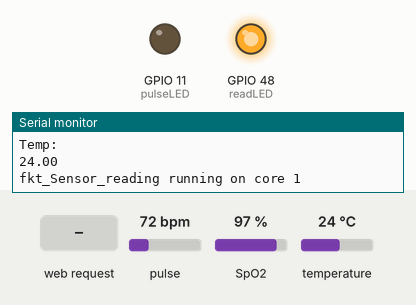
A sketch run on a simulated ESP32-S3. On the bench: output pins drawn as LEDs (lit = HIGH), the last lines printed to the serial monitor. The test bench sets the inputs (shaded band); at power-on: pulse 72 bpm, SpO2 97 %, temperature 24 °C. WiFi joins after 1.5 s; servers stay silent unless stated; EEPROM starts erased; no MQTT or app messages arrive unless stated. At 16.0 s the program restarts the board; the recording ends there.

Above: at 2.0 s.
At 3.7 s:
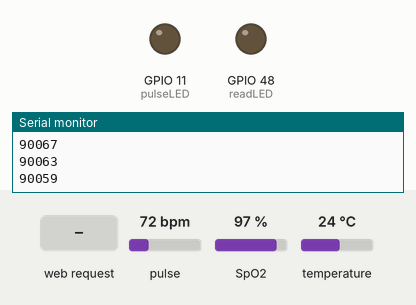
3.8 s: HTTP request GET /update received
At 4.71 s:
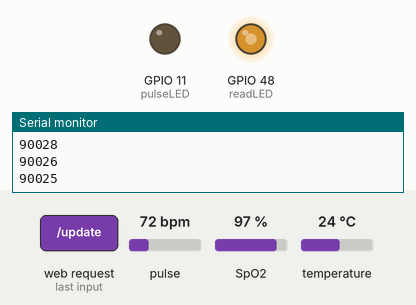
6.8 s: pulse set to 42 bpm
9.8 s: HTTP request GET /update?SID=1&wifipwd=1&MQTTSERVER=1 received
12.8 s: SpO2 set to 80 %
15.8 s: HTTP request GET /savewifi received
Timing chart, 0 to 16.0 s (numbered marks = the images above; inputs shaded):
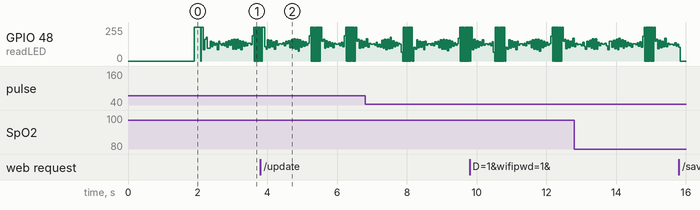

The sketch:

SPO2.ino
```cpp
/*

PulseOxy
--------
by jvoiges

-
- added MQTT Support. Send Heartrate, SPO2, Temperature
- use with ESP32
- Arduino IDE 1.8

- Enhanced App based upon the Heartrate examples from Sparkfun
- https://github.com/sparkfun/MAX30105_Breakout
- uses MAX30105 Library


  Hardware Connections (Breakoutboard to Arduino):
  -5V = 5V (3.3V is allowed)
  -GND = GND
  -SDA = A4 (or SDA)
  -SCL = A5 (or SCL)
  -INT = Not connected

*/

// SPO2 Sensor
#include <Wire.h>
#include "MAX30105.h"
#include "spo2_algorithm.h"
#include "heartRate.h"

// OTA
#include <WiFi.h>
#include <WiFiClient.h>
#include <WiFiAP.h>
#include <WebServer.h>
#include <ESPmDNS.h>
#include <Update.h>
#include "ServerPages.h"

// Storing connection Data
#include <EEPROM.h>
#define EEPROM_SIZE 512

// MQTT
#include <PubSubClient.h>


//Create semphore und Task
SemaphoreHandle_t sem = NULL;
TaskHandle_t Sensor_reading;
TaskHandle_t Communication;
void fkt_Communication( void * pvParameters );
void fkt_Sensor_reading( void * pvParameters );

int glob_BPM = 0;
int glob_beatAvg = 0;
int glob_spo2 = 0;
float glob_temp = 0.0;
uint32_t glob_ir = 0;
uint32_t glob_red = 0;
int glob_changedHeartBeat = 0;
int glob_changedIR = 0;


//////////////////////////////////////////////////////////
// Add your MQTT Broker IP address -- and Wifi connection
char mqtt_server[128] = "";  // ="IP_ADR";
char *apSID = "PulseOxy";
char ssid[128] = ""; // "YourSID";
char password[128] = ""; //  "YouPW";
const byte energySaving = 0;
//////////////////////////////////////////////////////////

static bool hasIoTHub = false;
const char* host = "esp32";

WiFiClient espClient;
PubSubClient client(espClient);

long lastMsg = 0;
char msg[50];
int value = 0;

 int iCount = 0;

// OTA
WebServer server(80);
int isWifiConnected = 0;

MAX30105 particleSensor;

// HeartBeat nach Zeitabstand
const byte RATE_SIZE = 4; //Increase this for more averaging. 4 is good.
byte rates[RATE_SIZE]; //Array of heart rates
byte rateSpot = 0;
long lastBeat = 0; //Time at which the last beat occurred
int  beatAvg = 0;
long lastbeatAvg = 0;
int  lastSpo2 = 0;

float beatsPerMinute;

#define _VAL_BUF_SIZE 4
int _bufSPO2[_VAL_BUF_SIZE];
int _bufHR[_VAL_BUF_SIZE];
int _bufTemp[_VAL_BUF_SIZE];

//////////

// SPO2 nach Durchschnittsberechnung / O2 nicht nehmn
#define MAX_BRIGHTNESS 255

uint32_t irBuffer[100]; //infrared LED sensor data
uint32_t redBuffer[100];  //red LED sensor data


int32_t bufferLength; //data length
int32_t spo2; //SPO2 value
int8_t validSPO2; //indicator to show if the SPO2 calculation is valid
int32_t heartRate; //heart rate value
int8_t validHeartRate; //indicator to show if the heart rate calculation is valid

byte pulseLED = 11; //Must be on PWM pin
byte readLED = LED_BUILTIN; // 13; //Blinks with each data read

void setupSPO2 () {

  byte ledBrightness = 60; //Options: 0=Off to 255=50mA
  byte sampleAverage = 4; //Options: 1, 2, 4, 8, 16, 32
  byte ledMode = 2; //Options: 1 = Red only, 2 = Red + IR, 3 = Red + IR + Green
  byte sampleRate = 100; //Options: 50, 100, 200, 400, 800, 1000, 1600, 3200
  int pulseWidth = 411; //Options: 69, 118, 215, 411
  int adcRange = 4096; //Options: 2048, 4096, 8192, 16384

  Serial.println(F("Attach sensor to finger with rubber band. Press any key to start conversion"));
  // while (Serial.available() == 0) ; //wait until user presses a key
  sleep (1);
  // Serial.read();

  particleSensor.setup(ledBrightness, sampleAverage, ledMode, sampleRate, pulseWidth, adcRange); //Configure sensor with these settings

}

void setupHeartbeat () {
  // Nur HeartRate
  // Initialize sensor

  Serial.println(F("Attach sensor to finger with rubber band. Press any key to start conversion"));
  // while (Serial.available() == 0) ; //wait until user presses a key
  delay (10);
  // Serial.read();

  particleSensor.setup(); //Configure sensor with default settings
  particleSensor.setPulseAmplitudeRed(0x0A); //Turn Red LED to low to indicate sensor is running
  particleSensor.setPulseAmplitudeGreen(0); //Turn off Green LED
}


void handleSaveData () {
    String strSID;
    String strPW;
    String emptyStr = "                                      ";
    String strMqtt;

    strSID = server.arg("SID");
    strPW = server.arg("wifipwd");
    strMqtt = server.arg("MQTTSERVER");

    EEPROM.writeString(0,emptyStr);
    EEPROM.writeString(128,emptyStr);
    EEPROM.writeString(256,emptyStr);

    Serial.print("MQTT: ");
    Serial.println(strMqtt);
    Serial.print("SID: ");
    Serial.println(strSID);
    Serial.print("PW: ");
    Serial.println(strPW);
    EEPROM.writeString(0, strSID);
    EEPROM.writeString(128, strPW);
    EEPROM.writeString(256, strMqtt);
    EEPROM.commit();
    server.send(200, "text/plain", "Saved");
    delay (200);
    ESP.restart();
}

void handleNotFound() {
  digitalWrite(readLED, 1);
  Serial.println(F("webserver Page  not found"));

  String message = "File Not Found\n\n";
  message += "URI: ";
  message += server.uri();
  message += "\nMethod: ";
  message += (server.method() == HTTP_GET) ? "GET" : "POST";
  message += "\nArguments: ";
  message += server.args();
  message += "\n";
  for (uint8_t i = 0; i < server.args(); i++) {
    message += " " + server.argName(i) + ": " + server.arg(i) + "\n";
  }
  server.send(404, "text/plain", message);

  Serial.println(message);
  digitalWrite(readLED, 0);
}

void callback(char* topic, byte* message, unsigned int length) {
  Serial.print("Message arrived on topic: ");
  Serial.print(topic);
  Serial.print(". Message: ");
  String messageTemp;

  for (int i = 0; i < length; i++) {
    Serial.print((char)message[i]);
    messageTemp += (char)message[i];
  }
  Serial.println();

  // Feel free to add more if statements to control more GPIOs with MQTT

  // If a message is received on the topic esp32/output, you check if the message is either "on" or "off".
  // Changes the output state according to the message
  if (String(topic) == "esp32/output") {
    Serial.print("Changing output to ");
    if(messageTemp == "on"){
      Serial.println("on");
      //digitalWrite(ledPin, HIGH);
    }
    else if(messageTemp == "off"){
      Serial.println("off");
      // digitalWrite(ledPin, LOW);
    }
  }
}

void setup()
{
  String strSID;
  String strPW;
  String strMqtt;

  Serial.begin(115200); // initialize serial communication at 115200 bits per second:
  delay(10);
  Serial.println("Start ------ ------ ------ ");
  sem =  xSemaphoreCreateMutex();

  // initialize EEPROM with predefined size
  EEPROM.begin(EEPROM_SIZE);
  strSID = EEPROM.readString(0);
  strPW =  EEPROM.readString(128);
  strMqtt =  EEPROM.readString(256);
  strSID.toCharArray(ssid, strSID.length()+1);
  strPW.toCharArray(password, strPW.length()+1);
  strMqtt.toCharArray(mqtt_server, strMqtt.length()+1);

  Serial.println("Stored:");
  Serial.print("SID:"); Serial.println(strSID);
  Serial.print("PW:"); Serial.println(strPW);
  Serial.print("MQTT:"); Serial.println(strMqtt);

  // Connect to WiFi network
  WiFi.begin(ssid, password);
  Serial.println("try wifi connect");

  // Wait for connection
  while (WiFi.status() != WL_CONNECTED && iCount < 20) {
    delay(500);
    Serial.print(".");
    iCount++;
  }
  Serial.println("end try");

  if (WiFi.status() != WL_CONNECTED) {
    // create own access point
    WiFi.softAP(apSID);

    IPAddress IP = WiFi.softAPIP();
    Serial.print("acting as AP --- IP address: ");
    Serial.println(IP);
    // WiFi.printDiag(Serial);
    isWifiConnected = 0;
  } else {
    isWifiConnected = 1;
    Serial.print("Connected to ");
    Serial.println(ssid);
    Serial.print("IP address: ");
    Serial.println(WiFi.localIP());

    // wifi ok check mqtt
    client.setServer(mqtt_server, 1883);
    client.setCallback(callback);

    if (client.connect("ESP8266Client")) {
          Serial.println("connected");
          client.subscribe("esp32/output");
    }
  }

  //use mdns for host name resolution
  if (!MDNS.begin(host)) {
    Serial.println("Error setting up MDNS responder!");
    while (1) {
      delay(1000);
    }
  }
  Serial.println("mDNS responder started");

  // return index page which is stored in serverIndex
  server.onNotFound(handleNotFound);
  server.on("/", HTTP_GET, []() {
    server.sendHeader("Connection", "close");
    server.send(200, "text/html", loginIndex);
  });
  server.on("/serverIndex", HTTP_GET, []() {
    server.sendHeader("Connection", "close");
    server.send(200, "text/html", serverIndex);
  });
  server.on("/savewifi", handleSaveData );

  // handling uploading firmware file
  server.on("/update", HTTP_POST, []() {
    server.sendHeader("Connection", "close");
    server.send(200, "text/plain", (Update.hasError()) ? "FAIL" : "OK");
    ESP.restart();
  }, []() {
    HTTPUpload& upload = server.upload();
    if (upload.status == UPLOAD_FILE_START) {
      Serial.printf("Update: %s\n", upload.filename.c_str());
      if (!Update.begin(UPDATE_SIZE_UNKNOWN)) { //start with max available size
        Update.printError(Serial);
      }
    } else if (upload.status == UPLOAD_FILE_WRITE) {
      // flashing firmware to ESP
      if (Update.write(upload.buf, upload.currentSize) != upload.currentSize) {
        Update.printError(Serial);
      }
    } else if (upload.status == UPLOAD_FILE_END) {
      if (Update.end(true)) { //true to set the size to the current progress
        Serial.printf("Update Success: %u\nRebooting...\n", upload.totalSize);
      } else {
        Update.printError(Serial);
      }
    }
  });
  server.begin();

  pinMode(pulseLED, OUTPUT);
  pinMode(readLED, OUTPUT);

  if (!particleSensor.begin(Wire, I2C_SPEED_FAST)) //Use default I2C port, 400kHz speed
  {
    Serial.println(F("MAX30105 was not found. Please check wiring/power."));
    while (1);
  }

  //setupSPO2();
  setupHeartbeat();


  Serial.println(F("Part ID:"));
  Serial.println(particleSensor.readPartID(), DEC);
  Serial.println(F("Rev ID:"));
  Serial.println(particleSensor.getRevisionID());
  Serial.println(F("Temp:"));
  Serial.println(particleSensor.readTemperature());

  //////////////
  //Task Handling
  xTaskCreatePinnedToCore(
                    fkt_Sensor_reading,   /* Task function. */
                    "Sensor_reading",     /* name of task. */
                    10000,       /* Stack size of task */
                    NULL,        /* parameter of the task */
                    1,           /* priority of the task */
                    &Sensor_reading,      /* Task handle to keep track of created task */
                    0);          /* pin task to core 0 */
  delay(500);

  xTaskCreatePinnedToCore(
                    fkt_Communication,   /* Task function. */
                    "Communication",     /* name of task. */
                    10000,       /* Stack size of task */
                    NULL,        /* parameter of the task */
                    1,           /* priority of the task */
                    &Communication,      /* Task handle to keep track of created task */
                    1);          /* pin task to core 1 */
    delay(500);
  }

void reconnect() {
  // Loop until we're reconnected
  while (!client.connected()) {
    Serial.print("Attempting MQTT connection...");
    // Attempt to connect
    if (client.connect("ESP8266Client")) {
      Serial.println("connected");
      // Subscribe
      client.subscribe("esp32/output");
    } else {
      Serial.print("failed, rc=");
      Serial.print(client.state());
      Serial.println(" try again in 5 seconds");
      // Wait 5 seconds before retrying
      // delay(5000);
    }
  }
}

void mqtt_sendDiff (long red, long ir) {
  long a = 0;
  char sDiff[128];

  if (ir < 50000) {
    a = 0;
  } else {
    a = red - ir;
    a = abs(a);
  }
  snprintf (sDiff, sizeof(sDiff), "%8d", a);
  if (!energySaving) {
    client.publish("Health/diff",sDiff);
    digitalWrite(readLED, !digitalRead(readLED)); //Blink onboard LED with every data read
  }
}

void mqtt_sendIR (long ir) {
  long a = 0;
  char sIR[128];

  if (ir < 50000) {
    a = 0;
  } else {
    a = ir;
    a = abs(a);
  }
  snprintf (sIR, sizeof(sIR), "%8d", a);
  if (!energySaving) {
    client.publish("Health/ir",sIR);
    digitalWrite(readLED, !digitalRead(readLED)); //Blink onboard LED with every data read
  }
}

void mqtt_sendSPO2 (int spo2) {
  char sSPO2[128];

  if (spo2 != lastSpo2) {
    snprintf (sSPO2, sizeof(sSPO2), "%d", spo2);
    client.publish("Health/SPO2",sSPO2);
    digitalWrite(readLED, !digitalRead(readLED)); //Blink onboard LED with every data read
  }
  lastSpo2 = spo2;
}

void mqtt_sendTemperature (float fTemp) {
  char sTemp[128];

  if ( 0 < fTemp < 50) {
    snprintf (sTemp, sizeof(sTemp), "%2.2f",fTemp);
  } else
    snprintf (sTemp, sizeof(sTemp), "0");

  client.publish("Health/Temp",sTemp);
  digitalWrite(readLED, !digitalRead(readLED)); //Blink onboard LED with every data read

  // Serial.print(sTemp);Serial.print(" ");
}

void mqtt_sendHeartbeat (int b) {
  char sHR[128];

  if ( 10 < b < 250) {
    snprintf (sHR, sizeof(sHR), "%d", b);
  } else {
    snprintf (sHR, sizeof(sHR),"%d", "0");
  }

  //if (lastbeatAvg != b) {
    digitalWrite(readLED, !digitalRead(readLED)); //Blink onboard LED with every data read
    client.publish("Health/HR",sHR);
  //}
  lastbeatAvg = b;
}

void getSamples (int iStart, int iEnd) {

  long delta = 0;
  byte i = 0;

  //read the first 100 samples, and determine the signal range
  for (i = iStart ; i < iEnd ; i++)
  {
    while (particleSensor.available() == false) //do we have new data?
      particleSensor.check(); //Check the sensor for new data

    redBuffer[i] = particleSensor.getRed();
    irBuffer[i] = particleSensor.getIR();

   if (irBuffer[i] > 50000) {

      if (checkForBeat(irBuffer[i]) == true)
      {
        //We sensed a beat!
        delta = millis() - lastBeat;
        lastBeat = millis();

        beatsPerMinute = 60 / (delta / 1000.0);

        if (beatsPerMinute < 255 && beatsPerMinute >= 0)
        {
          rates[rateSpot++] = (byte)beatsPerMinute; //Store this reading in the array
          rateSpot %= RATE_SIZE; //Wrap variable

          //Take average of readings
          beatAvg = 0;
          for (byte x = 0 ; x < RATE_SIZE ; x++)
            beatAvg += rates[x];
          beatAvg /= RATE_SIZE;
        }
      }
    } else {
       beatsPerMinute = beatAvg = spo2 = heartRate = 0;
//       xSemaphoreTake(sem, portMAX_DELAY);
       glob_BPM = glob_beatAvg = glob_spo2 = 0; glob_changedHeartBeat = 1;
//       xSemaphoreGive(sem);
    }

//    xSemaphoreTake(sem, portMAX_DELAY);
    glob_ir = irBuffer[i];
    glob_red = redBuffer[i];
    glob_changedIR = 1;
//    xSemaphoreGive(sem);

    particleSensor.nextSample(); //We're finished with this sample so move to next sample
  }
  digitalWrite(readLED, !digitalRead(readLED)); //Blink onboard LED with every data read

  //calculate heart rate and SpO2 after first 100 samples (first 4 seconds of samples)
  maxim_heart_rate_and_oxygen_saturation(irBuffer, iEnd, redBuffer, &spo2, &validSPO2, &heartRate, &validHeartRate);

  if ((10 < spo2 <= 100) && validSPO2 == 1) {
  } else {
    spo2 = 0;
  }
  float t =  particleSensor.readTemperature();
  // xSemaphoreTake(sem, portMAX_DELAY);
  glob_BPM = beatsPerMinute;
  glob_beatAvg = beatAvg;
  glob_spo2 = spo2;
  glob_temp = t;
  glob_changedHeartBeat = 1;
  // xSemaphoreGive(sem);

  // Serial.print(heartRate);Serial.print(" ");Serial.println(spo2);
}

void getSPO2_HeartBeat()
{

  bufferLength = 100; //buffer length of 100 stores 4 seconds of samples running at 25sps

  //getSamples (0,bufferLength);

  //Continuously taking samples from MAX30102.  Heart rate and SpO2 are calculated every 1 second
  iCount = 0;
  while (iCount++ < 12) // 16 Sekunden SPO2
  {
    //dumping the first 25 sets of samples in the memory and shift the last 75 sets of samples to the top

    for (byte i = 25; i < 100; i++)
    {
      redBuffer[i - 25] = redBuffer[i];
      irBuffer[i - 25] = irBuffer[i];
    }
    getSamples (75,100);
  }
}

void fkt_Communication( void * pvParameters ){
  int iBPM, iBeatAvg, iSpo2;
  float fT;
  int iIr, iRed, i, ii;

  Serial.print("fkt_Communication running on core ");
  Serial.println(xPortGetCoreID());

  while (1) {
    // Serial.print("fkt_Communication running on core ");
    // Serial.println(xPortGetCoreID());

      server.handleClient();
//      if (!client.connected()) {
//        reconnect();
//      }
//      client.loop();

//    xSemaphoreTake(sem, portMAX_DELAY);
      i = glob_changedIR; ii = glob_changedHeartBeat;
      iRed = glob_red, iIr = glob_ir, iSpo2 = glob_spo2, iBeatAvg = glob_beatAvg, fT = glob_temp;
//    xSemaphoreGive(sem);

    if (i) {
      // mqtt_sendDiff(glob_red, glob_ir);
      mqtt_sendIR ( iIr);
      // Serial.print("IR="); Serial.print(iIr);
      // Serial.print(", RED="); Serial.print(iRed);
      Serial.println(iRed);
    } else {
      // Serial.print("IR_"); Serial.print(iIr);
      // Serial.print(", RED_"); Serial.print(iRed);
    }

    if (ii) {
      mqtt_sendSPO2 (iSpo2);
      mqtt_sendHeartbeat(iBeatAvg);
      mqtt_sendTemperature (fT);

      // Serial.print(", BPM="); Serial.print(beatsPerMinute);
      // Serial.print(", Avg BPM="); Serial.print(iBeatAvg);
      // Serial.print(",-- spo2="); Serial.print(iSpo2);
      // Serial.print(", validSPO2="); Serial.print(validSPO2);
      // Serial.print(", heartRate="); Serial.print(heartRate);
      // Serial.print(", validHeartRate="); Serial.println(validHeartRate);
    } else {
      // Serial.print(", BPM_"); Serial.print(beatsPerMinute);
      // Serial.print(", Avg BPM_"); Serial.print(iBeatAvg);
      // Serial.print(",-- spo2_"); Serial.print(iSpo2);
      // Serial.print(", validSPO2_"); Serial.print(validSPO2);
      // Serial.print(", heartRate_"); Serial.print(heartRate);
      // Serial.print(", validHeartRate_"); Serial.println(validHeartRate);

    }
    glob_changedIR = glob_changedHeartBeat = 0;

    vTaskDelay(10);
  }
}

void fkt_Sensor_reading( void * pvParameters ){
  Serial.print("fkt_Sensor_reading running on core ");
  Serial.println(xPortGetCoreID());

  while (1) {
    getSPO2_HeartBeat ();
    // Serial.print("fkt_Sensor_reading running on core ");
    // Serial.println(xPortGetCoreID());
    vTaskDelay(10);
  }
}

void loop()
{
  Serial.print("MAIN running on core ");
  Serial.println(xPortGetCoreID());
  // MAIN not exe
  vTaskSuspend(NULL);
}
```

Source omitted: ServerPages.h (3317 bytes)
